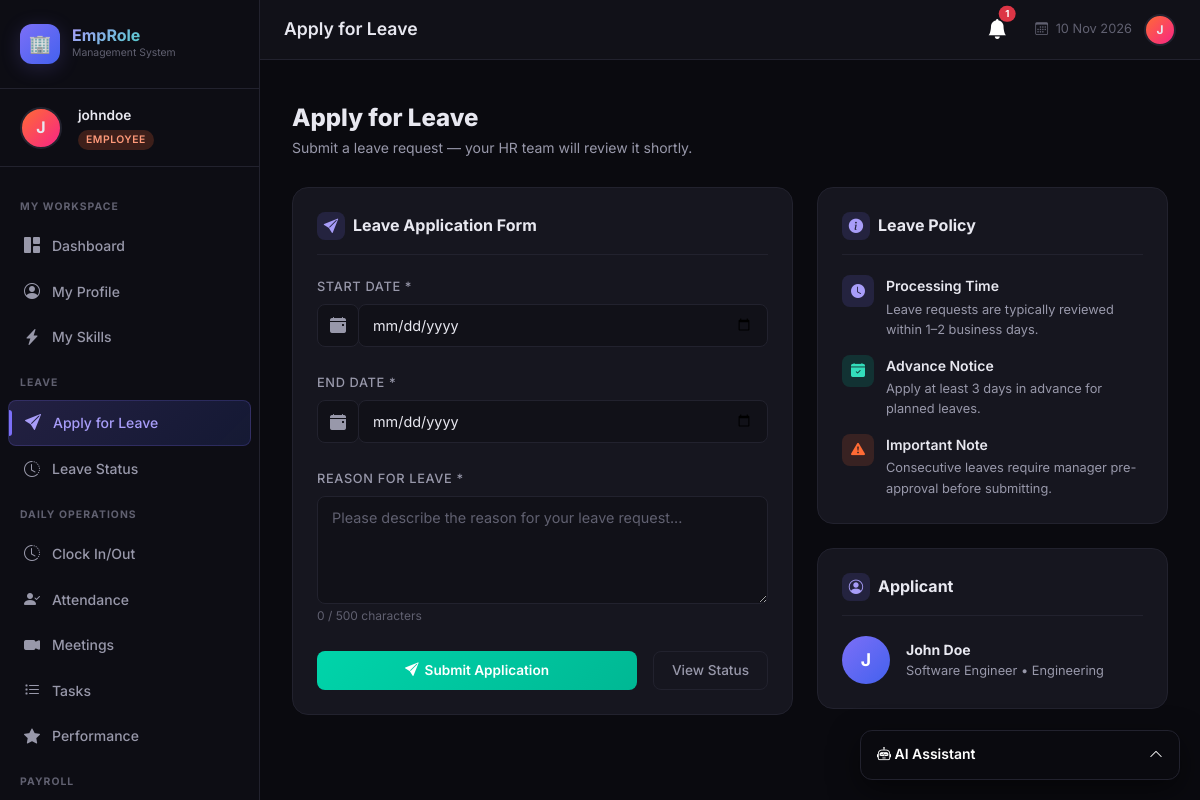
/employee/leave/apply (signed in), run on the app's committed database.
### tables this page shows
CREATE TABLE employees (
            id INTEGER PRIMARY KEY AUTOINCREMENT,
            user_id INTEGER UNIQUE,
            name TEXT NOT NULL,
            email TEXT NOT NULL,
            phone TEXT,
            department TEXT,
            designation TEXT,
            joining_date DATE,
            status TEXT DEFAULT 'active',
            FOREIGN KEY (user_id) REFERENCES users(id)
        );

### app.py (the view, shortened to what this page needs)
@app.route('/employee/leave/apply', methods=['GET', 'POST'])
@login_required
@role_required('employee', 'hr', 'admin')
def employee_apply_leave():
    db = get_db()
    emp = db.execute("SELECT * FROM employees WHERE user_id=?", (session['user_id'],)).fetchone()
    if not emp:
        db.close()
        flash('Profile not found.', 'danger')
        return redirect(url_for('dashboard'))
    db.close()
    return render_template('employee/leave_apply.html', emp=emp)

### ai_service.py (called while the page is built)
@ai_service_bp.before_app_request
def setup_ai():
    if not hasattr(ai_service_bp, 'schema_initialized'):
        init_ai_schema()
        ai_service_bp.schema_initialized = True

### app.py (called while the page is built)
@app.context_processor
def inject_notifications():
    if 'user_id' in session:
        db = get_db()
        n = db.execute("SELECT * FROM notifications WHERE user_id=? AND is_read=0 ORDER BY created_at DESC LIMIT 5", (session['user_id'],)).fetchall()
        c = db.execute("SELECT COUNT(*) as c FROM notifications WHERE user_id=? AND is_read=0", (session['user_id'],)).fetchone()['c']
        db.close()
        return dict(recent_notifications=n, unread_notifications_count=c)
    return dict(recent_notifications=[], unread_notifications_count=0)

def login_required(f):
    @wraps(f)
    def decorated(*args, **kwargs):
        if 'user_id' not in session:
            flash('Please log in to access this page.', 'warning')
            return redirect(url_for('login'))
        return f(*args, **kwargs)
    return decorated

def role_required(*roles):
    def decorator(f):
        @wraps(f)
        def decorated(*args, **kwargs):
            if 'user_id' not in session:
                return redirect(url_for('login'))
            if session.get('role') not in roles:
                flash('Access denied. Insufficient permissions.', 'danger')
                return redirect(url_for('dashboard'))
            return f(*args, **kwargs)
        return decorated
    return decorator

### database.py (called while the page is built)
def get_db():
    conn = sqlite3.connect(DB_PATH)
    conn.row_factory = sqlite3.Row
    conn.execute("PRAGMA foreign_keys = ON")
    return conn

### templates/employee/leave_apply.html (shortened to what this page needs)
{% extends "base.html" %}
{% block page_title %}Apply for Leave{% endblock %}
{% block content %}
<div class="page-header fade-in">
  <h2>Apply for Leave</h2>
  <p>Submit a leave request — your HR team will review it shortly.</p>
</div>
<div class="row g-4">
  <div class="col-md-7">
    <div class="content-card">
      <div class="card-header-custom">
        <div class="card-title-custom">
          <div class="title-icon"><i class="bi bi-send-fill"></i></div>
          Leave Application Form
        </div>
      </div>
      <form method="POST" action="{{ url_for('employee_apply_leave') }}" id="leave-form">
        <div class="mb-4">
          <label class="form-label" for="start_date">Start Date *</label>
          <div class="input-group">
            <span class="input-group-text"><i class="bi bi-calendar-event-fill"></i></span>
            <input type="date" id="start_date" name="start_date" class="form-control" required
                   min="{{ now if now is defined else '' }}">
          </div>
        </div>
        <div class="mb-4">
          <label class="form-label" for="end_date">End Date *</label>
          <div class="input-group">
            <span class="input-group-text"><i class="bi bi-calendar-event-fill"></i></span>
            <input type="date" id="end_date" name="end_date" class="form-control" required>
          </div>
        </div>
        <div class="mb-4">
          <label class="form-label" for="reason">Reason for Leave *</label>
          <textarea id="reason" name="reason" class="form-control" rows="4"
                    placeholder="Please describe the reason for your leave request..." required
                    maxlength="500" style="resize:vertical;"></textarea>
          <small id="char-count" style="color:var(--text-muted); font-size:0.75rem;">0 / 500 characters</small>
        </div>
        <div class="d-flex gap-3">
          <button type="submit" class="btn-accent" style="flex:1; justify-content:center; display:flex; align-items:center; gap:6px;">
            <i class="bi bi-send-fill"></i> Submit Application
          </button>
          <a href="{{ url_for('employee_leave_status') }}" class="btn-outline-custom" style="text-decoration:none; display:inline-flex; align-items:center;">
            View Status
          </a>
        </div>
      </form>
    </div>
  </div>
  <div class="col-md-5">
    <div class="content-card">
      <div class="card-header-custom">
        <div class="card-title-custom">
          <div class="title-icon"><i class="bi bi-info-circle-fill"></i></div>
          Leave Policy
        </div>
      </div>
      <div style="display:flex; flex-direction:column; gap:0.875rem;">
        <div style="display:flex; gap:12px; align-items:flex-start;">
          <div style="width:32px; height:32px; background:rgba(124,111,247,0.15); border-radius:8px; display:flex; align-items:center; justify-content:center; flex-shrink:0; color:var(--accent-purple-light);">
            <i class="bi bi-clock-fill"></i>
          </div>
          <div>
            <div style="font-weight:600; font-size:0.875rem; margin-bottom:2px;">Processing Time</div>
            <div style="color:var(--text-secondary); font-size:0.8rem;">Leave requests are typically reviewed within 1–2 business days.</div>
          </div>
        </div>
        <div style="display:flex; gap:12px; align-items:flex-start;">
          <div style="width:32px; height:32px; background:rgba(0,212,170,0.15); border-radius:8px; display:flex; align-items:center; justify-content:center; flex-shrink:0; color:var(--accent-teal-light);">
            <i class="bi bi-calendar-check-fill"></i>
          </div>
          <div>
            <div style="font-weight:600; font-size:0.875rem; margin-bottom:2px;">Advance Notice</div>
            <div style="color:var(--text-secondary); font-size:0.8rem;">Apply at least 3 days in advance for planned leaves.</div>
          </div>
        </div>
        <div style="display:flex; gap:12px; align-items:flex-start;">
          <div style="width:32px; height:32px; background:rgba(255,107,53,0.15); border-radius:8px; display:flex; align-items:center; justify-content:center; flex-shrink:0; color:var(--accent-orange);">
            <i class="bi bi-exclamation-triangle-fill"></i>
          </div>
          <div>
            <div style="font-weight:600; font-size:0.875rem; margin-bottom:2px;">Important Note</div>
            <div style="color:var(--text-secondary); font-size:0.8rem;">Consecutive leaves require manager pre-approval before submitting.</div>
          </div>
        </div>
      </div>
    </div>
    <div class="content-card">
      <div class="card-header-custom">
        <div class="card-title-custom">
          <div class="title-icon"><i class="bi bi-person-circle"></i></div>
          Applicant
        </div>
      </div>
      <div class="d-flex align-items-center gap-3">
        <div class="emp-avatar" style="width:48px; height:48px; font-size:1.1rem;">{{ emp.name[0].upper() }}</div>
        <div>
          <div style="font-weight:700;">{{ emp.name }}</div>
          <div style="font-size:0.8rem; color:var(--text-secondary);">{{ emp.designation or 'Employee' }} • {{ emp.department or 'N/A' }}</div>
        </div>
      </div>
    </div>
  </div>
</div>
{% endblock %}

### static/css/style.css (style rules this page uses)
:root { --bg-primary: #0a0a0f; --bg-secondary: #111118; --bg-card: #16161f; --bg-card-hover: #1e1e2a; --sidebar-bg: #0d0d14; --sidebar-width: 260px; --accent-purple: #7c6ff7; --accent-purple-light: #a89df9; --accent-teal: #00d4aa; --accent-teal-light: #33ddbb; --accent-orange: #ff6b35; --accent-pink: #f72585; --accent-blue: #4361ee; --text-primary: #e8e8f0; --text-secondary: #9898aa; --text-muted: #606070; --border-color: #22222e; --border-glow: rgba(124, 111, 247, 0.3); --shadow-sm: 0 2px 8px rgba(0, 0, 0, 0.4); --shadow-md: 0 4px 20px rgba(0, 0, 0, 0.5); --shadow-lg: 0 8px 40px rgba(0, 0, 0, 0.6); --shadow-accent: 0 4px 20px rgba(124, 111, 247, 0.2); --radius-sm: 8px; --radius-md: 12px; --radius-lg: 16px; --radius-xl: 20px; --transition: all 0.25s cubic-bezier(0.4, 0, 0.2, 1); }
*, *::before, *::after { box-sizing: border-box; margin: 0; padding: 0; }
html { scroll-behavior: smooth; }
body { font-family: 'Inter', -apple-system, BlinkMacSystemFont, sans-serif; background: var(--bg-primary); color: var(--text-primary); min-height: 100vh; overflow-x: hidden; font-size: 14px; line-height: 1.6; }
.form-label { color: var(--text-secondary); font-size: 0.8rem; font-weight: 500; text-transform: uppercase; letter-spacing: 0.05em; margin-bottom: 6px; }
.form-control, .form-select { background: var(--bg-secondary) !important; border: 1px solid var(--border-color) !important; color: var(--text-primary) !important; border-radius: var(--radius-sm) !important; padding: 10px 14px !important; font-size: 0.9rem !important; transition: var(--transition); }
.form-control::placeholder { color: var(--text-muted) !important; }
.input-group-text { background: var(--bg-secondary) !important; border: 1px solid var(--border-color) !important; color: var(--text-secondary) !important; border-radius: var(--radius-sm) !important; }
.btn-accent { background: linear-gradient(135deg, var(--accent-teal), #00b894); border: none; color: white; font-weight: 600; padding: 8px 18px; border-radius: var(--radius-sm); font-size: 0.85rem; transition: var(--transition); }
.btn-outline-custom { background: transparent; border: 1px solid var(--border-color); color: var(--text-secondary); padding: 8px 18px; border-radius: var(--radius-sm); font-size: 0.85rem; font-weight: 500; transition: var(--transition); }
.content-card { background: var(--bg-card); border: 1px solid var(--border-color); border-radius: var(--radius-lg); padding: 1.5rem; margin-bottom: 1.5rem; }
.card-header-custom { display: flex; align-items: center; justify-content: space-between; margin-bottom: 1.25rem; padding-bottom: 0.875rem; border-bottom: 1px solid var(--border-color); }
.card-title-custom { font-size: 1rem; font-weight: 700; color: var(--text-primary); display: flex; align-items: center; gap: 8px; }
.card-title-custom .title-icon { width: 28px; height: 28px; background: rgba(124, 111, 247, 0.15); border-radius: 8px; display: flex; align-items: center; justify-content: center; color: var(--accent-purple-light); font-size: 0.9rem; }
.page-header { margin-bottom: 1.75rem; }
.page-header h2 { font-size: 1.5rem; font-weight: 800; color: var(--text-primary); margin-bottom: 4px; }
.page-header p { color: var(--text-secondary); font-size: 0.875rem; }
.emp-avatar { width: 36px; height: 36px; background: linear-gradient(135deg, var(--accent-purple), var(--accent-blue)); border-radius: 50%; display: inline-flex; align-items: center; justify-content: center; font-size: 0.85rem; font-weight: 700; color: white; flex-shrink: 0; }
.fade-in { animation: fadeIn 0.4s ease forwards; }
.content-card { animation: fadeIn 0.4s ease forwards; animation-delay: 0.2s; opacity: 0; animation-fill-mode: forwards; }

### data on the page
employees: name "J", name "John Doe", designation "Software Engineer", department "Engineering"

### other printed values
{{ session.username[0].upper() }} "J"
{{ session.username }} "johndoe"
{{ session.role }} "EMPLOYEE"
{{ unread_notifications_count }} "1"
